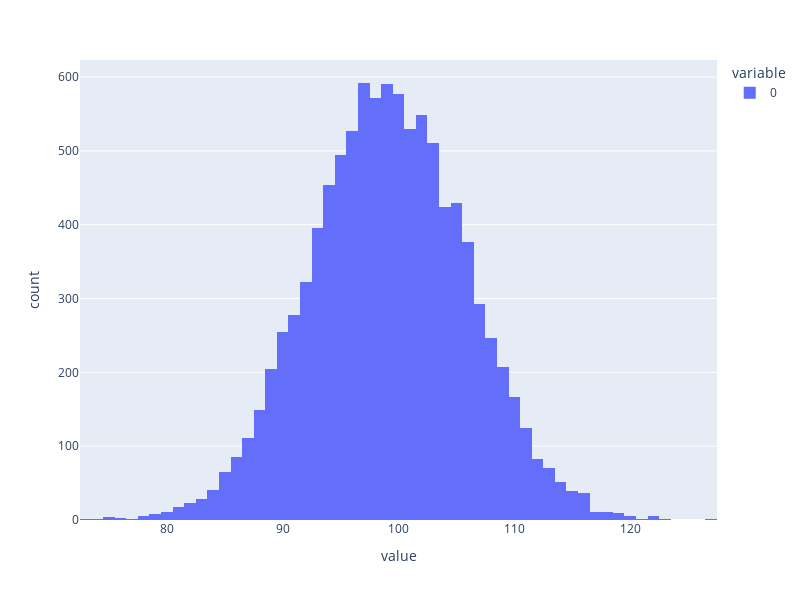

The code cell stored with this chart in its notebook:
### Code cell
import plotly.express as px
fig = px.histogram(sample_means, width=800, height=600)
fig.show()

### Figure 1 — Plotly figure (JSON) as saved in the notebook; plotly's stock layout.template omitted (floating-point values rounded to 4 significant figures; data arrays with more than 128 entries replaced by an {"elided": "..."} marker saying what was removed)
{"data": [{"alignmentgroup": "True", "bingroup": "x", "hovertemplate": "variable=0<br>value=%{x}<br>count=%{y}<extra></extra>", "legendgroup": "0", "marker": {"color": "#636efa", "pattern": {"shape": ""}}, "name": "0", "offsetgroup": "0", "orientation": "v", "showlegend": true, "type": "histogram", "x": {"elided": "9999 int values"}, "xaxis": "x", "yaxis": "y"}], "layout": {"barmode": "relative", "height": 600, "legend": {"title": {"text": "variable"}, "tracegroupgap": 0}, "margin": {"t": 60}, "width": 800, "xaxis": {"anchor": "y", "domain": [0, 1], "title": {"text": "value"}}, "yaxis": {"anchor": "x", "domain": [0, 1], "title": {"text": "count"}}}}
